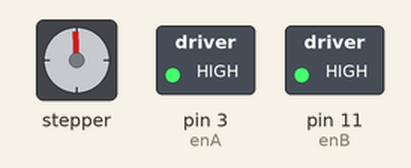
Recording of a sketch running on a simulated Arduino Uno, built with avr-gcc and run on an emulated ATmega328P. On the bench: stepper motor, switched loads named in the sketch (green lamp = pin HIGH). Stepper angles assume 360 steps per turn.

Above: at 0.15 s.
At 10.27 s:
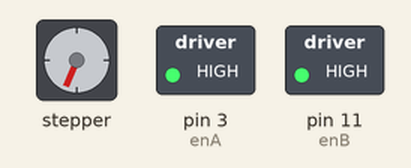
At 19.99 s:
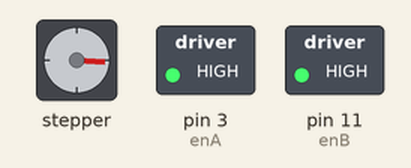
At 39.6 s:
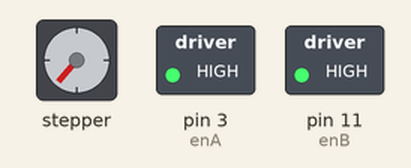
Timing chart, 0 to 40.0 s (numbered marks = the images above):
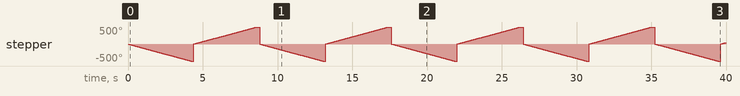

Measured:
- by itself, stepper: turns 500° counter-clockwise in 4.2 s, then 1000° clockwise in 4.2 s, then 1000° counter-clockwise in 4.2 s, then 1000° clockwise in 4.2 s, and so on

The sketch:

test_lib_stepper.ino
```cpp
#include <Stepper.h>
#include "ControlStepper.h"

int out1 = 8;
int out2 = 9;
int enA  = 3;  // Enable pin 1 on Motor Control Shield
int enB  = 11;  // Enable pin 2 on Motor Control Shield
int dirA = 12;  // Direction pin dirA on Motor Control Shield
int dirB = 13;  // Direction pin dirB on Motor Control Shield


const int stepsPerRevolution = 360;  // change this to fit the number of steps per revolution
                                     // for your motor

// Initialize the stepper library on pins 8, 9, 12, 13:
Stepper stepperMotor(stepsPerRevolution, out1, dirA, out2, dirB);

void setup() {
  // Set speed to 60 rpm:

  // Enable IC3 outputs.
  pinMode(enA, OUTPUT);
  digitalWrite (enA, HIGH);
  pinMode(enB, OUTPUT);
  digitalWrite (enB, HIGH);
}

void loop() {
  // Step five revolutions into one direction:
  ControlStepper(stepperMotor, -500,20,200);
  ControlStepper(stepperMotor, 500,20,200);

  // Step five revolutions in the other direction:

}
```

ControlStepper.h
```cpp
#include <Stepper.h>

class ControlStepper{
  public:
    ControlStepper(Stepper stepperMotor, int stepNumber, int maxSpeed, int delayLenght);
  private:
    int delayLenght;
    int stepNumber;
    int maxSpeed;
};
ControlStepper::ControlStepper(Stepper stepperMotor, int stepNumber, int maxSpeed, int delayLenght){
        stepperMotor.setSpeed(maxSpeed);
        stepperMotor.step(stepNumber);
        delay(delayLenght);
    }
```
